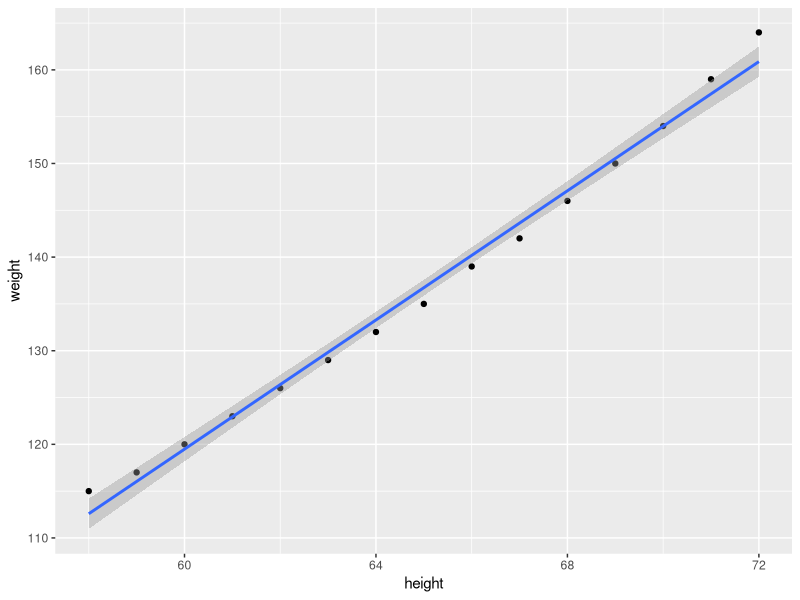

The R script that drew this image:
## ---- chunk 1
n <- nrow(women)
fit <- lm(weight ~ height, data=women)
sfit <- summary(fit)
b <- coefficients(fit)
## ---- chunk 2
library(xtable)
options(xtable.comment=FALSE)
print(xtable(sfit), type="html", html.table.attributes="border=0")
## ---- chunk 3
library(ggplot2)
ggplot(data=women, aes(x=height, y=weight)) +
  geom_point() + geom_smooth(method="lm")
